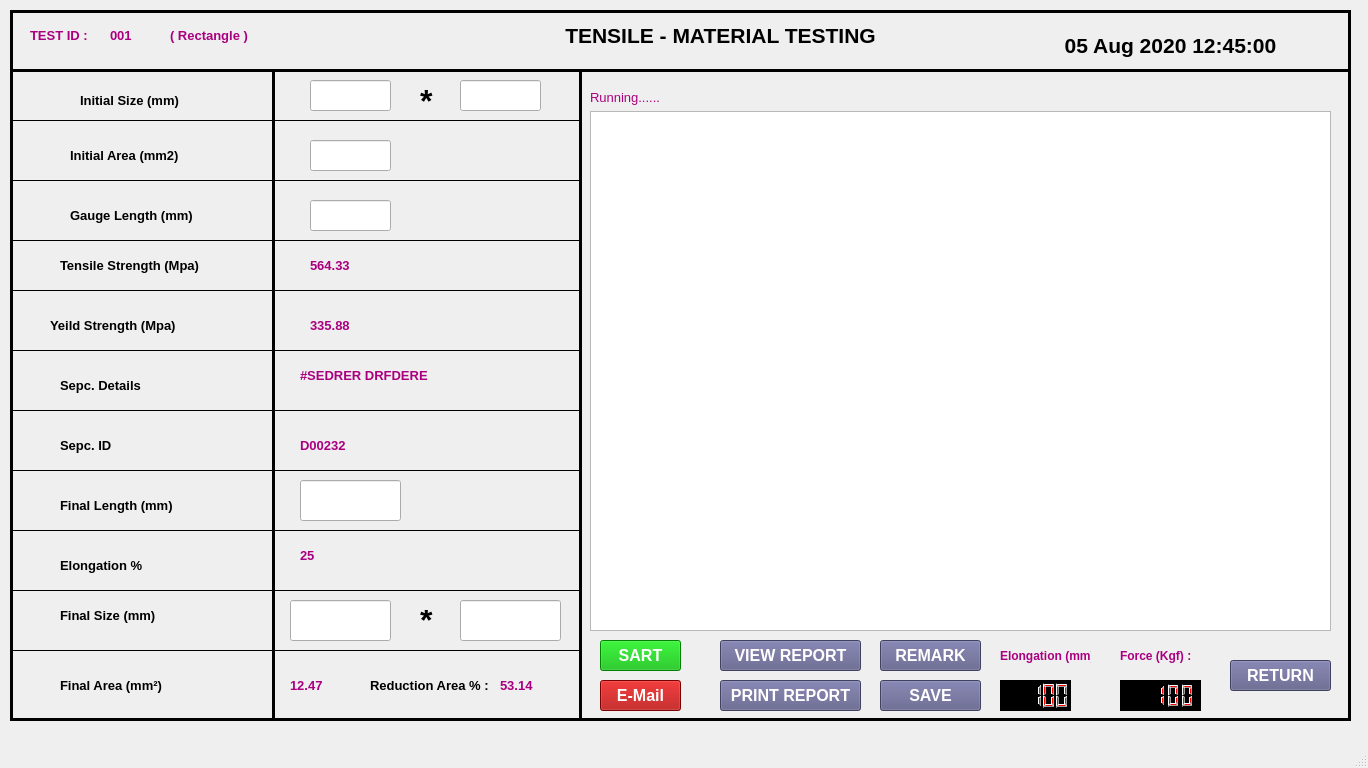
 <widget class="QMainWindow" name="MainWindow">
  <property name="geometry">
   <rect>
    <x>0</x>
    <y>0</y>
    <width>1368</width>
    <height>768</height>
   </rect>
  </property>
  <property name="baseSize">
   <size>
    <width>0</width>
    <height>0</height>
   </size>
  </property>
  <property name="windowTitle">
   <string>MainWindow</string>
  </property>
  <property name="styleSheet">
   <string notr="true"/>
  </property>
  <widget class="QWidget" name="centralwidget">
   <widget class="QFrame" name="frame">
    <property name="geometry">
     <rect>
      <x>10</x>
      <y>10</y>
      <width>1341</width>
      <height>711</height>
     </rect>
    </property>
    <property name="font">
     <font>
      <family>MS Sans Serif</family>
     </font>
    </property>
    <property name="styleSheet">
     <string notr="true">color: rgb(0, 0, 0);
</string>
    </property>
    <property name="frameShape">
     <enum>QFrame::Box</enum>
    </property>
    <property name="frameShadow">
     <enum>QFrame::Plain</enum>
    </property>
    <property name="lineWidth">
     <number>3</number>
    </property>
    <widget class="QLabel" name="label_20">
     <property name="geometry">
      <rect>
       <x>1020</x>
       <y>20</y>
       <width>281</width>
       <height>31</height>
      </rect>
     </property>
     <property name="font">
      <font>
       <family>Arial</family>
       <pointsize>16</pointsize>
       <weight>75</weight>
       <bold>true</bold>
      </font>
     </property>
     <property name="styleSheet">
      <string notr="true">color: rgb(0, 0, 0);</string>
     </property>
     <property name="text">
      <string>05 Aug 2020 12:45:00</string>
     </property>
     <property name="alignment">
      <set>Qt::AlignCenter</set>
     </property>
    </widget>
    <widget class="Line" name="line">
     <property name="geometry">
      <rect>
       <x>0</x>
       <y>450</y>
       <width>571</width>
       <height>20</height>
      </rect>
     </property>
     <property name="frameShadow">
      <enum>QFrame::Plain</enum>
     </property>
     <property name="lineWidth">
      <number>0</number>
     </property>
     <property name="orientation">
      <enum>Qt::Horizontal</enum>
     </property>
    </widget>
    <widget class="Line" name="line_2">
     <property name="geometry">
      <rect>
       <x>0</x>
       <y>50</y>
       <width>1341</width>
       <height>20</height>
      </rect>
     </property>
     <property name="frameShadow">
      <enum>QFrame::Plain</enum>
     </property>
     <property name="lineWidth">
      <number>3</number>
     </property>
     <property name="orientation">
      <enum>Qt::Horizontal</enum>
     </property>
    </widget>
    <widget class="Line" name="line_3">
     <property name="geometry">
      <rect>
       <x>0</x>
       <y>100</y>
       <width>571</width>
       <height>20</height>
      </rect>
     </property>
     <property name="frameShadow">
      <enum>QFrame::Plain</enum>
     </property>
     <property name="lineWidth">
      <number>0</number>
     </property>
     <property name="orientation">
      <enum>Qt::Horizontal</enum>
     </property>
    </widget>
    <widget class="Line" name="line_4">
     <property name="geometry">
      <rect>
       <x>0</x>
       <y>160</y>
       <width>571</width>
       <height>20</height>
      </rect>
     </property>
     <property name="frameShadow">
      <enum>QFrame::Plain</enum>
     </property>
     <property name="lineWidth">
      <number>0</number>
     </property>
     <property name="orientation">
      <enum>Qt::Horizontal</enum>
     </property>
    </widget>
    <widget class="Line" name="line_5">
     <property name="geometry">
      <rect>
       <x>0</x>
       <y>220</y>
       <width>571</width>
       <height>20</height>
      </rect>
     </property>
     <property name="frameShadow">
      <enum>QFrame::Plain</enum>
     </property>
     <property name="lineWidth">
      <number>0</number>
     </property>
     <property name="orientation">
      <enum>Qt::Horizontal</enum>
     </property>
    </widget>
    <widget class="Line" name="line_6">
     <property name="geometry">
      <rect>
       <x>0</x>
       <y>270</y>
       <width>571</width>
       <height>20</height>
      </rect>
     </property>
     <property name="frameShadow">
      <enum>QFrame::Plain</enum>
     </property>
     <property name="lineWidth">
      <number>0</number>
     </property>
     <property name="orientation">
      <enum>Qt::Horizontal</enum>
     </property>
    </widget>
    <widget class="Line" name="line_7">
     <property name="geometry">
      <rect>
       <x>0</x>
       <y>330</y>
       <width>571</width>
       <height>20</height>
      </rect>
     </property>
     <property name="frameShadow">
      <enum>QFrame::Plain</enum>
     </property>
     <property name="lineWidth">
      <number>0</number>
     </property>
     <property name="orientation">
      <enum>Qt::Horizontal</enum>
     </property>
    </widget>
    <widget class="Line" name="line_8">
     <property name="geometry">
      <rect>
       <x>0</x>
       <y>390</y>
       <width>571</width>
       <height>20</height>
      </rect>
     </property>
     <property name="frameShadow">
      <enum>QFrame::Plain</enum>
     </property>
     <property name="lineWidth">
      <number>0</number>
     </property>
     <property name="orientation">
      <enum>Qt::Horizontal</enum>
     </property>
    </widget>
    <widget class="Line" name="line_9">
     <property name="geometry">
      <rect>
       <x>253</x>
       <y>60</y>
       <width>20</width>
       <height>651</height>
      </rect>
     </property>
     <property name="frameShadow">
      <enum>QFrame::Plain</enum>
     </property>
     <property name="lineWidth">
      <number>3</number>
     </property>
     <property name="orientation">
      <enum>Qt::Vertical</enum>
     </property>
    </widget>
    <widget class="Line" name="line_10">
     <property name="geometry">
      <rect>
       <x>560</x>
       <y>60</y>
       <width>20</width>
       <height>651</height>
      </rect>
     </property>
     <property name="frameShadow">
      <enum>QFrame::Plain</enum>
     </property>
     <property name="lineWidth">
      <number>3</number>
     </property>
     <property name="orientation">
      <enum>Qt::Vertical</enum>
     </property>
    </widget>
    <widget class="QLabel" name="label_11">
     <property name="geometry">
      <rect>
       <x>20</x>
       <y>10</y>
       <width>61</width>
       <height>31</height>
      </rect>
     </property>
     <property name="font">
      <font>
       <family>Arial</family>
       <pointsize>10</pointsize>
       <weight>75</weight>
       <bold>true</bold>
      </font>
     </property>
     <property name="styleSheet">
      <string notr="true">color: rgb(170, 0, 127);</string>
     </property>
     <property name="text">
      <string>TEST ID :</string>
     </property>
     <property name="alignment">
      <set>Qt::AlignLeading|Qt::AlignLeft|Qt::AlignVCenter</set>
     </property>
    </widget>
    <widget class="QLabel" name="label_12">
     <property name="geometry">
      <rect>
       <x>100</x>
       <y>10</y>
       <width>31</width>
       <height>31</height>
      </rect>
     </property>
     <property name="font">
      <font>
       <family>Arial</family>
       <pointsize>10</pointsize>
       <weight>75</weight>
       <bold>true</bold>
      </font>
     </property>
     <property name="styleSheet">
      <string notr="true">color: rgb(170, 0, 127);</string>
     </property>
     <property name="text">
      <string>001</string>
     </property>
     <property name="alignment">
      <set>Qt::AlignLeading|Qt::AlignLeft|Qt::AlignVCenter</set>
     </property>
    </widget>
    <widget class="QLabel" name="label_9">
     <property name="geometry">
      <rect>
       <x>70</x>
       <y>70</y>
       <width>131</width>
       <height>41</height>
      </rect>
     </property>
     <property name="font">
      <font>
       <family>Arial</family>
       <pointsize>10</pointsize>
       <weight>75</weight>
       <bold>true</bold>
      </font>
     </property>
     <property name="styleSheet">
      <string notr="true">color: rgb(0, 0, 0);</string>
     </property>
     <property name="text">
      <string>Initial Size (mm)</string>
     </property>
     <property name="alignment">
      <set>Qt::AlignLeading|Qt::AlignLeft|Qt::AlignVCenter</set>
     </property>
    </widget>
    <widget class="QLabel" name="label_10">
     <property name="geometry">
      <rect>
       <x>60</x>
       <y>130</y>
       <width>131</width>
       <height>31</height>
      </rect>
     </property>
     <property name="font">
      <font>
       <family>Arial</family>
       <pointsize>10</pointsize>
       <weight>75</weight>
       <bold>true</bold>
      </font>
     </property>
     <property name="styleSheet">
      <string notr="true">color: rgb(0, 0, 0);</string>
     </property>
     <property name="text">
      <string>Initial Area (mm2)</string>
     </property>
     <property name="alignment">
      <set>Qt::AlignLeading|Qt::AlignLeft|Qt::AlignVCenter</set>
     </property>
    </widget>
    <widget class="QLineEdit" name="lineEdit">
     <property name="geometry">
      <rect>
       <x>300</x>
       <y>70</y>
       <width>81</width>
       <height>31</height>
      </rect>
     </property>
    </widget>
    <widget class="QLineEdit" name="lineEdit_2">
     <property name="geometry">
      <rect>
       <x>450</x>
       <y>70</y>
       <width>81</width>
       <height>31</height>
      </rect>
     </property>
    </widget>
    <widget class="QLabel" name="label_8">
     <property name="geometry">
      <rect>
       <x>410</x>
       <y>80</y>
       <width>21</width>
       <height>21</height>
      </rect>
     </property>
     <property name="font">
      <font>
       <family>Arial</family>
       <pointsize>24</pointsize>
       <weight>75</weight>
       <bold>true</bold>
      </font>
     </property>
     <property name="styleSheet">
      <string notr="true">color: rgb(0, 0, 0);</string>
     </property>
     <property name="text">
      <string>*</string>
     </property>
     <property name="alignment">
      <set>Qt::AlignLeading|Qt::AlignLeft|Qt::AlignVCenter</set>
     </property>
    </widget>
    <widget class="QLineEdit" name="lineEdit_3">
     <property name="geometry">
      <rect>
       <x>300</x>
       <y>130</y>
       <width>81</width>
       <height>31</height>
      </rect>
     </property>
    </widget>
    <widget class="QLabel" name="label_13">
     <property name="geometry">
      <rect>
       <x>60</x>
       <y>190</y>
       <width>171</width>
       <height>31</height>
      </rect>
     </property>
     <property name="font">
      <font>
       <family>Arial</family>
       <pointsize>10</pointsize>
       <weight>75</weight>
       <bold>true</bold>
      </font>
     </property>
     <property name="styleSheet">
      <string notr="true">color: rgb(0, 0, 0);</string>
     </property>
     <property name="text">
      <string>Gauge Length (mm)</string>
     </property>
     <property name="alignment">
      <set>Qt::AlignLeading|Qt::AlignLeft|Qt::AlignVCenter</set>
     </property>
    </widget>
    <widget class="QLineEdit" name="lineEdit_4">
     <property name="geometry">
      <rect>
       <x>300</x>
       <y>190</y>
       <width>81</width>
       <height>31</height>
      </rect>
     </property>
    </widget>
    <widget class="QLabel" name="label_14">
     <property name="geometry">
      <rect>
       <x>50</x>
       <y>240</y>
       <width>181</width>
       <height>31</height>
      </rect>
     </property>
     <property name="font">
      <font>
       <family>Arial</family>
       <pointsize>10</pointsize>
       <weight>75</weight>
       <bold>true</bold>
      </font>
     </property>
     <property name="styleSheet">
      <string notr="true">color: rgb(0, 0, 0);</string>
     </property>
     <property name="text">
      <string>Tensile Strength (Mpa)</string>
     </property>
     <property name="alignment">
      <set>Qt::AlignLeading|Qt::AlignLeft|Qt::AlignVCenter</set>
     </property>
    </widget>
    <widget class="QLabel" name="label_15">
     <property name="geometry">
      <rect>
       <x>300</x>
       <y>240</y>
       <width>91</width>
       <height>31</height>
      </rect>
     </property>
     <property name="font">
      <font>
       <family>Arial</family>
       <pointsize>10</pointsize>
       <weight>75</weight>
       <bold>true</bold>
      </font>
     </property>
     <property name="styleSheet">
      <string notr="true">color: rgb(170, 0, 127);</string>
     </property>
     <property name="text">
      <string>564.33</string>
     </property>
     <property name="alignment">
      <set>Qt::AlignLeading|Qt::AlignLeft|Qt::AlignVCenter</set>
     </property>
    </widget>
    <widget class="QLabel" name="label_16">
     <property name="geometry">
      <rect>
       <x>40</x>
       <y>300</y>
       <width>181</width>
       <height>31</height>
      </rect>
     </property>
     <property name="font">
      <font>
       <family>Arial</family>
       <pointsize>10</pointsize>
       <weight>75</weight>
       <bold>true</bold>
      </font>
     </property>
     <property name="styleSheet">
      <string notr="true">color: rgb(0, 0, 0);</string>
     </property>
     <property name="text">
      <string>Yeild Strength (Mpa)</string>
     </property>
     <property name="alignment">
      <set>Qt::AlignLeading|Qt::AlignLeft|Qt::AlignVCenter</set>
     </property>
    </widget>
    <widget class="QLabel" name="label_17">
     <property name="geometry">
      <rect>
       <x>300</x>
       <y>300</y>
       <width>91</width>
       <height>31</height>
      </rect>
     </property>
     <property name="font">
      <font>
       <family>Arial</family>
       <pointsize>10</pointsize>
       <weight>75</weight>
       <bold>true</bold>
      </font>
     </property>
     <property name="styleSheet">
      <string notr="true">color: rgb(170, 0, 127);</string>
     </property>
     <property name="text">
      <string>335.88</string>
     </property>
     <property name="alignment">
      <set>Qt::AlignLeading|Qt::AlignLeft|Qt::AlignVCenter</set>
     </property>
    </widget>
    <widget class="QLabel" name="label_24">
     <property name="geometry">
      <rect>
       <x>50</x>
       <y>660</y>
       <width>181</width>
       <height>31</height>
      </rect>
     </property>
     <property name="font">
      <font>
       <family>Arial</family>
       <pointsize>10</pointsize>
       <weight>75</weight>
       <bold>true</bold>
      </font>
     </property>
     <property name="styleSheet">
      <string notr="true">color: rgb(0, 0, 0);</string>
     </property>
     <property name="text">
      <string>Final Area (mm²)</string>
     </property>
     <property name="alignment">
      <set>Qt::AlignLeading|Qt::AlignLeft|Qt::AlignVCenter</set>
     </property>
    </widget>
    <widget class="QLabel" name="label_25">
     <property name="geometry">
      <rect>
       <x>360</x>
       <y>660</y>
       <width>131</width>
       <height>31</height>
      </rect>
     </property>
     <property name="font">
      <font>
       <family>Arial</family>
       <pointsize>10</pointsize>
       <weight>75</weight>
       <bold>true</bold>
      </font>
     </property>
     <property name="styleSheet">
      <string notr="true">color: rgb(0, 0, 0);</string>
     </property>
     <property name="text">
      <string>Reduction Area % :</string>
     </property>
     <property name="alignment">
      <set>Qt::AlignLeading|Qt::AlignLeft|Qt::AlignVCenter</set>
     </property>
    </widget>
    <widget class="QLabel" name="label_28">
     <property name="geometry">
      <rect>
       <x>410</x>
       <y>600</y>
       <width>21</width>
       <height>20</height>
      </rect>
     </property>
     <property name="font">
      <font>
       <family>Arial</family>
       <pointsize>24</pointsize>
       <weight>75</weight>
       <bold>true</bold>
      </font>
     </property>
     <property name="styleSheet">
      <string notr="true">color: rgb(0, 0, 0);</string>
     </property>
     <property name="text">
      <string>*</string>
     </property>
     <property name="alignment">
      <set>Qt::AlignLeading|Qt::AlignLeft|Qt::AlignVCenter</set>
     </property>
    </widget>
    <widget class="QLineEdit" name="lineEdit_7">
     <property name="geometry">
      <rect>
       <x>450</x>
       <y>590</y>
       <width>101</width>
       <height>41</height>
      </rect>
     </property>
    </widget>
    <widget class="QLabel" name="label_30">
     <property name="geometry">
      <rect>
       <x>280</x>
       <y>660</y>
       <width>71</width>
       <height>31</height>
      </rect>
     </property>
     <property name="font">
      <font>
       <family>Arial</family>
       <pointsize>10</pointsize>
       <weight>75</weight>
       <bold>true</bold>
      </font>
     </property>
     <property name="styleSheet">
      <string notr="true">color: rgb(170, 0, 127);</string>
     </property>
     <property name="text">
      <string>12.47</string>
     </property>
     <property name="alignment">
      <set>Qt::AlignLeading|Qt::AlignLeft|Qt::AlignVCenter</set>
     </property>
    </widget>
    <widget class="QLabel" name="label_32">
     <property name="geometry">
      <rect>
       <x>490</x>
       <y>660</y>
       <width>41</width>
       <height>31</height>
      </rect>
     </property>
     <property name="font">
      <font>
       <family>Arial</family>
       <pointsize>10</pointsize>
       <weight>75</weight>
       <bold>true</bold>
      </font>
     </property>
     <property name="styleSheet">
      <string notr="true">color: rgb(170, 0, 127);</string>
     </property>
     <property name="text">
      <string>53.14</string>
     </property>
     <property name="alignment">
      <set>Qt::AlignLeading|Qt::AlignLeft|Qt::AlignVCenter</set>
     </property>
    </widget>
    <widget class="QLabel" name="label_31">
     <property name="geometry">
      <rect>
       <x>160</x>
       <y>10</y>
       <width>101</width>
       <height>31</height>
      </rect>
     </property>
     <property name="font">
      <font>
       <family>Arial</family>
       <pointsize>10</pointsize>
       <weight>75</weight>
       <bold>true</bold>
      </font>
     </property>
     <property name="styleSheet">
      <string notr="true">color: rgb(170, 0, 127);</string>
     </property>
     <property name="text">
      <string>( Rectangle )</string>
     </property>
     <property name="alignment">
      <set>Qt::AlignLeading|Qt::AlignLeft|Qt::AlignVCenter</set>
     </property>
    </widget>
    <widget class="Line" name="line_12">
     <property name="geometry">
      <rect>
       <x>0</x>
       <y>510</y>
       <width>571</width>
       <height>20</height>
      </rect>
     </property>
     <property name="frameShadow">
      <enum>QFrame::Plain</enum>
     </property>
     <property name="lineWidth">
      <number>0</number>
     </property>
     <property name="orientation">
      <enum>Qt::Horizontal</enum>
     </property>
    </widget>
    <widget class="Line" name="line_13">
     <property name="geometry">
      <rect>
       <x>0</x>
       <y>570</y>
       <width>571</width>
       <height>20</height>
      </rect>
     </property>
     <property name="frameShadow">
      <enum>QFrame::Plain</enum>
     </property>
     <property name="lineWidth">
      <number>0</number>
     </property>
     <property name="orientation">
      <enum>Qt::Horizontal</enum>
     </property>
    </widget>
    <widget class="Line" name="line_14">
     <property name="geometry">
      <rect>
       <x>0</x>
       <y>630</y>
       <width>571</width>
       <height>20</height>
      </rect>
     </property>
     <property name="frameShadow">
      <enum>QFrame::Plain</enum>
     </property>
     <property name="lineWidth">
      <number>0</number>
     </property>
     <property name="orientation">
      <enum>Qt::Horizontal</enum>
     </property>
    </widget>
    <widget class="QLabel" name="label_33">
     <property name="geometry">
      <rect>
       <x>50</x>
       <y>360</y>
       <width>181</width>
       <height>31</height>
      </rect>
     </property>
     <property name="font">
      <font>
       <family>Arial</family>
       <pointsize>10</pointsize>
       <weight>75</weight>
       <bold>true</bold>
      </font>
     </property>
     <property name="styleSheet">
      <string notr="true">color: rgb(0, 0, 0);</string>
     </property>
     <property name="text">
      <string>Sepc. Details</string>
     </property>
     <property name="alignment">
      <set>Qt::AlignLeading|Qt::AlignLeft|Qt::AlignVCenter</set>
     </property>
    </widget>
    <widget class="QLabel" name="label_34">
     <property name="geometry">
      <rect>
       <x>290</x>
       <y>350</y>
       <width>251</width>
       <height>31</height>
      </rect>
     </property>
     <property name="font">
      <font>
       <family>Arial</family>
       <pointsize>10</pointsize>
       <weight>75</weight>
       <bold>true</bold>
      </font>
     </property>
     <property name="styleSheet">
      <string notr="true">color: rgb(170, 0, 127);</string>
     </property>
     <property name="text">
      <string>#SEDRER DRFDERE</string>
     </property>
     <property name="alignment">
      <set>Qt::AlignLeading|Qt::AlignLeft|Qt::AlignVCenter</set>
     </property>
    </widget>
    <widget class="QLabel" name="label_26">
     <property name="geometry">
      <rect>
       <x>50</x>
       <y>420</y>
       <width>181</width>
       <height>31</height>
      </rect>
     </property>
     <property name="font">
      <font>
       <family>Arial</family>
       <pointsize>10</pointsize>
       <weight>75</weight>
       <bold>true</bold>
      </font>
     </property>
     <property name="styleSheet">
      <string notr="true">color: rgb(0, 0, 0);</string>
     </property>
     <property name="text">
      <string>Sepc. ID</string>
     </property>
     <property name="alignment">
      <set>Qt::AlignLeading|Qt::AlignLeft|Qt::AlignVCenter</set>
     </property>
    </widget>
    <widget class="QLabel" name="label_27">
     <property name="geometry">
      <rect>
       <x>290</x>
       <y>420</y>
       <width>251</width>
       <height>31</height>
      </rect>
     </property>
     <property name="font">
      <font>
       <family>Arial</family>
       <pointsize>10</pointsize>
       <weight>75</weight>
       <bold>true</bold>
      </font>
     </property>
     <property name="styleSheet">
      <string notr="true">color: rgb(170, 0, 127);</string>
     </property>
     <property name="text">
      <string>D00232</string>
     </property>
     <property name="alignment">
      <set>Qt::AlignLeading|Qt::AlignLeft|Qt::AlignVCenter</set>
     </property>
    </widget>
    <widget class="QLabel" name="label_21">
     <property name="geometry">
      <rect>
       <x>50</x>
       <y>480</y>
       <width>181</width>
       <height>31</height>
      </rect>
     </property>
     <property name="font">
      <font>
       <family>Arial</family>
       <pointsize>10</pointsize>
       <weight>75</weight>
       <bold>true</bold>
      </font>
     </property>
     <property name="styleSheet">
      <string notr="true">color: rgb(0, 0, 0);</string>
     </property>
     <property name="text">
      <string>Final Length (mm)</string>
     </property>
     <property name="alignment">
      <set>Qt::AlignLeading|Qt::AlignLeft|Qt::AlignVCenter</set>
     </property>
    </widget>
    <widget class="QLineEdit" name="lineEdit_5">
     <property name="geometry">
      <rect>
       <x>290</x>
       <y>470</y>
       <width>101</width>
       <height>41</height>
      </rect>
     </property>
    </widget>
    <widget class="QLabel" name="label_22">
     <property name="geometry">
      <rect>
       <x>50</x>
       <y>540</y>
       <width>181</width>
       <height>31</height>
      </rect>
     </property>
     <property name="font">
      <font>
       <family>Arial</family>
       <pointsize>10</pointsize>
       <weight>75</weight>
       <bold>true</bold>
      </font>
     </property>
     <property name="styleSheet">
      <string notr="true">color: rgb(0, 0, 0);</string>
     </property>
     <property name="text">
      <string>Elongation %</string>
     </property>
     <property name="alignment">
      <set>Qt::AlignLeading|Qt::AlignLeft|Qt::AlignVCenter</set>
     </property>
    </widget>
    <widget class="QLabel" name="label_29">
     <property name="geometry">
      <rect>
       <x>290</x>
       <y>530</y>
       <width>51</width>
       <height>31</height>
      </rect>
     </property>
     <property name="font">
      <font>
       <family>Arial</family>
       <pointsize>10</pointsize>
       <weight>75</weight>
       <bold>true</bold>
      </font>
     </property>
     <property name="styleSheet">
      <string notr="true">color: rgb(170, 0, 127);</string>
     </property>
     <property name="text">
      <string>25</string>
     </property>
     <property name="alignment">
      <set>Qt::AlignLeading|Qt::AlignLeft|Qt::AlignVCenter</set>
     </property>
    </widget>
    <widget class="QLabel" name="label_23">
     <property name="geometry">
      <rect>
       <x>50</x>
       <y>590</y>
       <width>181</width>
       <height>31</height>
      </rect>
     </property>
     <property name="font">
      <font>
       <family>Arial</family>
       <pointsize>10</pointsize>
       <weight>75</weight>
       <bold>true</bold>
      </font>
     </property>
     <property name="styleSheet">
      <string notr="true">color: rgb(0, 0, 0);</string>
     </property>
     <property name="text">
      <string>Final Size (mm)</string>
     </property>
     <property name="alignment">
      <set>Qt::AlignLeading|Qt::AlignLeft|Qt::AlignVCenter</set>
     </property>
    </widget>
    <widget class="QLineEdit" name="lineEdit_6">
     <property name="geometry">
      <rect>
       <x>280</x>
       <y>590</y>
       <width>101</width>
       <height>41</height>
      </rect>
     </property>
    </widget>
    <widget class="QLCDNumber" name="lcdNumber">
     <property name="geometry">
      <rect>
       <x>1110</x>
       <y>670</y>
       <width>81</width>
       <height>31</height>
      </rect>
     </property>
     <property name="styleSheet">
      <string notr="true">background-color: rgb(0, 0, 0);
font: 10pt &quot;MS Sans Serif&quot;;
color: rgb(255, 0, 0);</string>
     </property>
     <property name="smallDecimalPoint">
      <bool>true</bool>
     </property>
     <property name="value" stdset="0">
      <double>100.000000000000000</double>
     </property>
     <property name="intValue" stdset="0">
      <number>100</number>
     </property>
    </widget>
    <widget class="QLabel" name="label_18">
     <property name="geometry">
      <rect>
       <x>1110</x>
       <y>630</y>
       <width>81</width>
       <height>31</height>
      </rect>
     </property>
     <property name="font">
      <font>
       <family>Arial</family>
       <pointsize>9</pointsize>
       <weight>75</weight>
       <bold>true</bold>
      </font>
     </property>
     <property name="styleSheet">
      <string notr="true">color: rgb(170, 0, 127);</string>
     </property>
     <property name="text">
      <string>Force (Kgf) :</string>
     </property>
     <property name="alignment">
      <set>Qt::AlignLeading|Qt::AlignLeft|Qt::AlignVCenter</set>
     </property>
    </widget>
    <widget class="QLCDNumber" name="lcdNumber_2">
     <property name="geometry">
      <rect>
       <x>990</x>
       <y>670</y>
       <width>71</width>
       <height>31</height>
      </rect>
     </property>
     <property name="styleSheet">
      <string notr="true">background-color: rgb(0, 0, 0);
font: 10pt &quot;MS Sans Serif&quot;;
color: rgb(255, 0, 0);</string>
     </property>
     <property name="intValue" stdset="0">
      <number>100</number>
     </property>
    </widget>
    <widget class="QLabel" name="label_19">
     <property name="geometry">
      <rect>
       <x>990</x>
       <y>630</y>
       <width>91</width>
       <height>31</height>
      </rect>
     </property>
     <property name="font">
      <font>
       <family>Arial</family>
       <pointsize>9</pointsize>
       <weight>75</weight>
       <bold>true</bold>
      </font>
     </property>
     <property name="styleSheet">
      <string notr="true">color: rgb(170, 0, 127);</string>
     </property>
     <property name="text">
      <string>Elongation (mm) :</string>
     </property>
     <property name="alignment">
      <set>Qt::AlignLeading|Qt::AlignLeft|Qt::AlignVCenter</set>
     </property>
    </widget>
    <widget class="QPushButton" name="pushButton_3">
     <property name="geometry">
      <rect>
       <x>590</x>
       <y>670</y>
       <width>81</width>
       <height>31</height>
      </rect>
     </property>
     <property name="font">
      <font>
       <family>Arial</family>
       <pointsize>12</pointsize>
       <weight>75</weight>
       <bold>true</bold>
      </font>
     </property>
     <property name="styleSheet">
      <string notr="true">color: rgb(255, 255, 255);
background-color: rgb(170, 0, 0);</string>
     </property>
     <property name="text">
      <string>E-Mail</string>
     </property>
    </widget>
    <widget class="QPushButton" name="pushButton_4">
     <property name="geometry">
      <rect>
       <x>590</x>
       <y>630</y>
       <width>81</width>
       <height>31</height>
      </rect>
     </property>
     <property name="font">
      <font>
       <family>Arial</family>
       <pointsize>12</pointsize>
       <weight>75</weight>
       <bold>true</bold>
      </font>
     </property>
     <property name="styleSheet">
      <string notr="true">color: rgb(255, 255, 255);
background-color: rgb(0, 180, 0);</string>
     </property>
     <property name="text">
      <string>SART</string>
     </property>
    </widget>
    <widget class="QPushButton" name="pushButton_13">
     <property name="geometry">
      <rect>
       <x>710</x>
       <y>630</y>
       <width>141</width>
       <height>31</height>
      </rect>
     </property>
     <property name="font">
      <font>
       <family>Arial</family>
       <pointsize>12</pointsize>
       <weight>75</weight>
       <bold>true</bold>
      </font>
     </property>
     <property name="styleSheet">
      <string notr="true">background-color: rgb(90, 90, 134);
color: rgb(255, 255, 255);</string>
     </property>
     <property name="text">
      <string>VIEW REPORT</string>
     </property>
    </widget>
    <widget class="QPushButton" name="pushButton_14">
     <property name="geometry">
      <rect>
       <x>870</x>
       <y>670</y>
       <width>101</width>
       <height>31</height>
      </rect>
     </property>
     <property name="font">
      <font>
       <family>Arial</family>
       <pointsize>12</pointsize>
       <weight>75</weight>
       <bold>true</bold>
      </font>
     </property>
     <property name="styleSheet">
      <string notr="true">background-color: rgb(90, 90, 134);
color: rgb(255, 255, 255);</string>
     </property>
     <property name="text">
      <string>SAVE</string>
     </property>
    </widget>
    <widget class="QPushButton" name="pushButton_15">
     <property name="geometry">
      <rect>
       <x>710</x>
       <y>670</y>
       <width>141</width>
       <height>31</height>
      </rect>
     </property>
     <property name="font">
      <font>
       <family>Arial</family>
       <pointsize>12</pointsize>
       <weight>75</weight>
       <bold>true</bold>
      </font>
     </property>
     <property name="styleSheet">
      <string notr="true">background-color: rgb(90, 90, 134);
color: rgb(255, 255, 255);</string>
     </property>
     <property name="text">
      <string>PRINT REPORT</string>
     </property>
    </widget>
    <widget class="QPushButton" name="pushButton_16">
     <property name="geometry">
      <rect>
       <x>870</x>
       <y>630</y>
       <width>101</width>
       <height>31</height>
      </rect>
     </property>
     <property name="font">
      <font>
       <family>Arial</family>
       <pointsize>12</pointsize>
       <weight>75</weight>
       <bold>true</bold>
      </font>
     </property>
     <property name="styleSheet">
      <string notr="true">background-color: rgb(90, 90, 134);
color: rgb(255, 255, 255);</string>
     </property>
     <property name="text">
      <string>REMARK</string>
     </property>
    </widget>
    <widget class="QWidget" name="layoutWidget">
     <property name="geometry">
      <rect>
       <x>580</x>
       <y>80</y>
       <width>741</width>
       <height>541</height>
      </rect>
     </property>
     <layout class="QGridLayout" name="gridLayout">
      <item row="0" column="0">
       <widget class="QLabel" name="label_35">
        <property name="font">
         <font>
          <family>Arial</family>
          <pointsize>10</pointsize>
          <weight>50</weight>
          <bold>false</bold>
         </font>
        </property>
        <property name="styleSheet">
         <string notr="true">color: rgb(170, 0, 127);</string>
        </property>
        <property name="text">
         <string>Running......</string>
        </property>
        <property name="alignment">
         <set>Qt::AlignLeading|Qt::AlignLeft|Qt::AlignVCenter</set>
        </property>
       </widget>
      </item>
      <item row="1" column="0">
       <widget class="QGraphicsView" name="graphicsView"/>
      </item>
     </layout>
    </widget>
    <widget class="QLabel" name="label_36">
     <property name="geometry">
      <rect>
       <x>540</x>
       <y>10</y>
       <width>341</width>
       <height>31</height>
      </rect>
     </property>
     <property name="font">
      <font>
       <family>Arial</family>
       <pointsize>16</pointsize>
       <weight>75</weight>
       <bold>true</bold>
      </font>
     </property>
     <property name="styleSheet">
      <string notr="true">color: rgb(0, 0, 0);</string>
     </property>
     <property name="text">
      <string>TENSILE - MATERIAL TESTING</string>
     </property>
     <property name="alignment">
      <set>Qt::AlignCenter</set>
     </property>
    </widget>
    <widget class="QPushButton" name="pushButton_17">
     <property name="geometry">
      <rect>
       <x>1220</x>
       <y>650</y>
       <width>101</width>
       <height>31</height>
      </rect>
     </property>
     <property name="font">
      <font>
       <family>Arial</family>
       <pointsize>12</pointsize>
       <weight>75</weight>
       <bold>true</bold>
      </font>
     </property>
     <property name="styleSheet">
      <string notr="true">background-color: rgb(90, 90, 134);
color: rgb(255, 255, 255);</string>
     </property>
     <property name="text">
      <string>RETURN</string>
     </property>
    </widget>
   </widget>
  </widget>
  <widget class="QMenuBar" name="menubar">
   <property name="geometry">
    <rect>
     <x>0</x>
     <y>0</y>
     <width>1368</width>
     <height>21</height>
    </rect>
   </property>
  </widget>
  <widget class="QStatusBar" name="statusbar"/>
 </widget>
